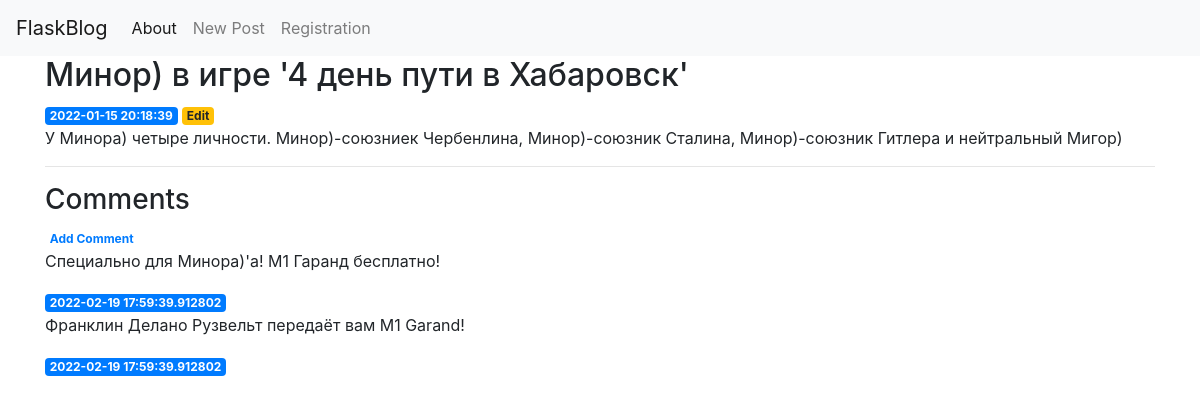
The page /1 on the database its author committed.
### app/models.py (models this page shows)
class Post(db.Model):
    __tablename__ = 'posts'
    id = db.Column(db.Integer(), primary_key=True)
    created = db.Column(db.DateTime(), default= datetime.utcnow())
    title= db.Column(db.Text(), nullable=False)
    content = db.Column(db.Text(), nullable=False)
    comments = db.relationship('Comment', backref='post', lazy='dynamic')

class Comment(db.Model):
    __tablename__ = 'comments'
    id = db.Column(db.Integer(), primary_key=True)
    created = db.Column(db.DateTime(), default=datetime.utcnow())
    content = db.Column(db.Text(), nullable=False)
    post_id = db.Column(db.Integer(), db.ForeignKey('posts.id'))

### app/views.py (the view)
@app.route('/<int:post_id>')
def post(post_id):
    post = get_post(post_id)
    comments = get_comments(post_id)
    if post is None:
        abort(404)
    return render_template('post.html', post=post, comments=comments)

### app/alchemy_repositories.py (called while the page is built)
def get_post(post_id):
    return Post.query.get(post_id)

def get_comments(post_id):
    post = Post.query.get(post_id)
    comments = post.comments.all()
    return comments

### app/templates/post.html
{% extends 'base.html' %}
{% block content %}
    <h2>{% block title %} {{ post['title'] }} {% endblock %}</h2>
    <span class="badge badge-primary">{{ post['created'] }}</span>
    <a href="{{ url_for('edit', id=post['id']) }}">
            <span class="badge badge-warning">Edit</span>
    </a>
    <p>{{ post['content'] }}</p>
    <hr>
    <h3>Comments</h3>
    <a href="{{ url_for('create_comment', post_id=post['id']) }}">
            <span class="badge">Add Comment</span>
    </a>
     {% for comment in comments %}
          <p>{{ comment.content }}</p><span class="badge badge-primary">{{ comment['created'] }}</span>
    {% endfor %}
{% endblock %}

### rows shown on the page
Post: title "Минор) в игре '4 день пути в Хабаровск'", created "2022-01-15 20:18:39", content "У Минора) четыре личности. Минор)-союзниек Чербенлина, Минор)-союзник Сталина, Минор)-союзник Гитлера и нейтральный Мигор)"
Comment: content "Специально для Минора)'а! M1 Гаранд бесплатно!", created "2022-02-19 17:59:39.912802"
Comment: content "Франклин Делано Рузвельт передаёт вам M1 Garand!", created "2022-02-19 17:59:39.912802"
